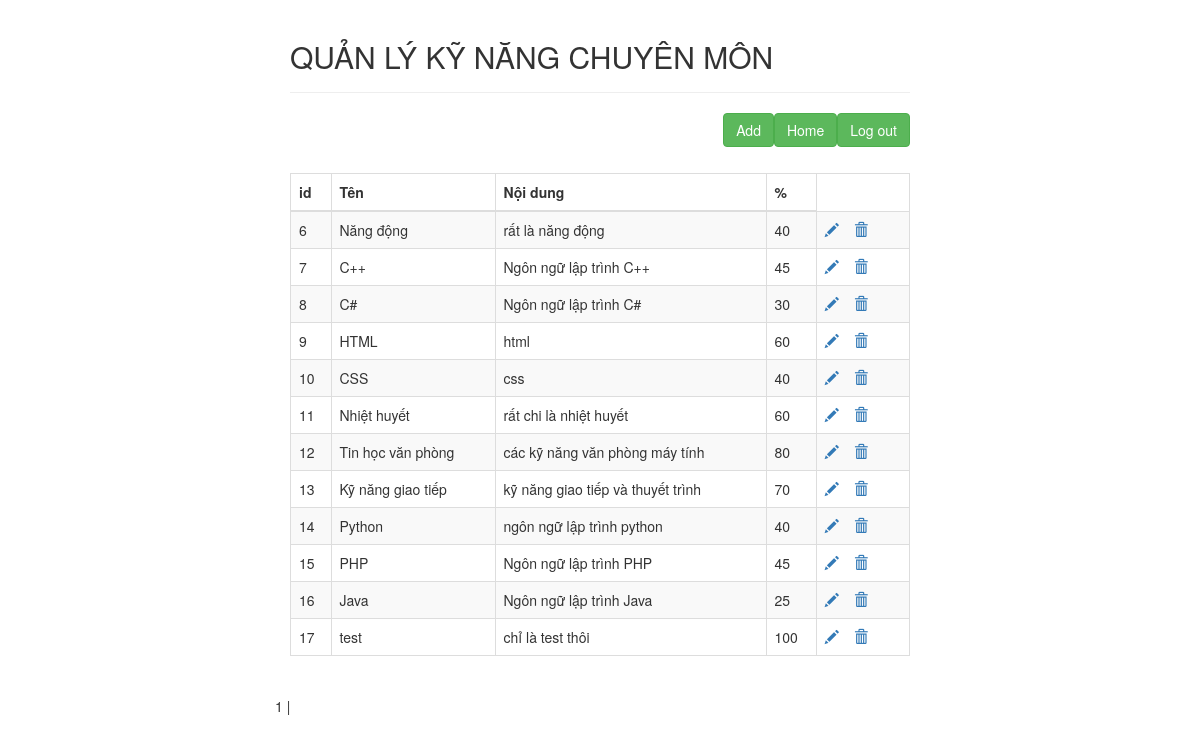
The page /displayskin.php on the database its author committed.
### tables this page shows
CREATE TABLE `skin` (
  `idskin` mediumint(6) UNSIGNED NOT NULL,
  `nameskin` varchar(30) NOT NULL,
  `noidung` varchar(1000) NOT NULL,
  `phantram` varchar(50) NOT NULL
);

### displayskin.php (the view, shortened to what this page needs)
<!DOCTYPE html>
<html lang="en">
<head>
    <link rel="stylesheet" href="https://maxcdn.bootstrapcdn.com/bootstrap/3.3.7/css/bootstrap.css">
</head>
<body>
<?php
        $conn = mysqli_connect('localhost', 'root','', 'btl2');
        $result = mysqli_query($conn, 'select count(idskin) as total from skin');
        $row = mysqli_fetch_assoc($result);
        $total_records = $row['total'];
        $current_page = isset($_GET['page']) ? $_GET['page'] : 1;
        $limit = 25;
        $total_page = ceil($total_records / $limit);
        $start = ($current_page - 1) * $limit;
        ?>
    <div class="wrapper">
        <div class="container-fluid">
            <div class="row">
                <div class="col-md-12">
                    <div class="page-header clearfix">
                        <h2 class="pull-left">QUẢN LÝ KỸ NĂNG CHUYÊN MÔN</h2>
                    </div>
                    <div>
                        <a href="logout.php" class="btn btn-success pull-right">Log out</a>
                        <a href="read.php" class="btn btn-success pull-right">Home</a>
                        <a href="addskin.php" class="btn btn-success pull-right">Add</a>
                    </div>
                    <br>
                    <br>
                    <br>
                    <?php
                    require_once "config.php";
                    $sql = "SELECT * FROM skin";
                    if($result = mysqli_query($conn, "SELECT * FROM skin LIMIT $start, $limit")){
                        if(mysqli_num_rows($result) > 0){
                            echo "<table class='table table-bordered table-striped'>";
                                echo "<thead>";
                                    echo "<tr>";
                                        echo "<th>id</th>";
                                        echo "<th>Tên</th>";
                                        echo "<th>Nội dung</th>";
                                        echo "<th>%</th>";
                                    echo "</tr>";
                                echo "</thead>";
                                echo "<tbody>";
                                while ($row = mysqli_fetch_assoc($result)){
                                    echo "<tr>";
                                        echo "<td>" . $row['idskin'] . "</td>";
                                        echo "<td>" . $row['nameskin'] . "</td>";
                                        echo "<td>" . $row['noidung'] . "</td>";
                                        echo "<td>" . $row['phantram'] . "</td>";
                                        echo "<td>";
                                            echo "<a href='updateskin.php?id=". $row['idskin'] ."' title='Update Record' data-toggle='tooltip'><span class='glyphicon glyphicon-pencil'></span></a>";
                                            echo "<a href='delete1.php?id=". $row['idskin'] ."' title='Delete Record' data-toggle='tooltip'><span class='glyphicon glyphicon-trash'></span></a>";
                                        echo "</td>";
                                    echo "</tr>";
                                }
                                echo "</tbody>";
                            echo "</table>";
                        }
                    } else{
                        echo "ERROR: Could not able to execute $sql. " . mysqli_error($conn);
                    }
                    ?>
                </div>
                <div class="pagination">
           <?php
            for ($i = 1; $i <= $total_page; $i++){
                if ($i == $current_page){
                    echo '<span>'.$i.'</span> | ';
                }
                else{
                    echo '<a href="displayskin.php?page='.$i.'">'.$i.'</a> | ';
                }
            }
           ?>
        </div>
            </div>
        </div>
    </div>
</body>
</html>

### displayskin.php (style rules this page uses)
.wrapper { width: 650px; margin: 0 auto; }
.page-header h2 { margin-top: 0; }
table tr td:last-child a { margin-right: 15px; }

### rows shown on the page
skin: idskin "6", nameskin "Năng động", noidung "rất là năng động", phantram "40"
skin: idskin "7", nameskin "C++", noidung "Ngôn ngữ lập trình C++", phantram "45"
skin: idskin "8", nameskin "C#", noidung "Ngôn ngữ lập trình C#", phantram "30"
skin: idskin "9", nameskin "HTML", noidung "html", phantram "60"
skin: idskin "10", nameskin "CSS", noidung "css", phantram "40"
skin: idskin "11", nameskin "Nhiệt huyết", noidung "rất chi là nhiệt huyết", phantram "60"
skin: idskin "12", nameskin "Tin học văn phòng", noidung "các kỹ năng văn phòng máy tính", phantram "80"
skin: idskin "13", nameskin "Kỹ năng giao tiếp", noidung "kỹ năng giao tiếp và thuyết trình", phantram "70"
skin: idskin "14", nameskin "Python", noidung "ngôn ngữ lập trình python", phantram "40"
skin: idskin "15", nameskin "PHP", noidung "Ngôn ngữ lập trình PHP", phantram "45"
skin: idskin "16", nameskin "Java", noidung "Ngôn ngữ lập trình Java", phantram "25"
skin: idskin "17", nameskin "test", noidung "chỉ là test thôi", phantram "100"
